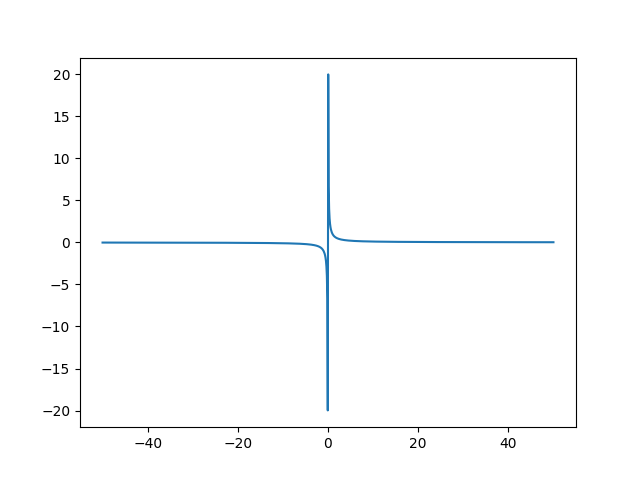

Generate this figure with Python:
import matplotlib.pyplot as plt
import numpy as np

a = -50
b = 50
n = 1000

def plotter(start, end, num, k=1):

    x = np.linspace(start, end, num)
    y = k/x

    plt.plot(x, y)
    plt.savefig('task_2.png')

print(plotter(a, b, n))
